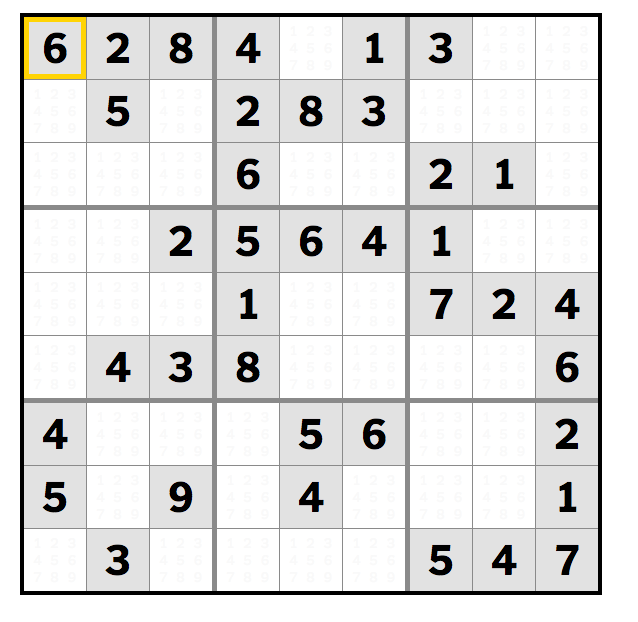
#> input picture Activity1/SampleImages/PuzzlesAndGames/puzzle3.png, 638 x 622 px, found by its file name; the run also reads 1 picture not shown here
$ python Milestone1.py
#> lines starting #> are read from the running program, lines starting #| are printed output that depends on the picture; after the words box and inside, x2 and y2 are one past the last pixel; in counts of white or black regions, pixels touching at a corner belong together
'''
Answer in comment
For an individual image like "puzzle3.png",
I think goodFeaturesToTrack is better.
I can preset a reasonable value for maxCorners.
Then the image will have all the marking points neatly lying at the corners.
For an individuak image, Harris is not as neat as goodFeaturesToTrack,
but Harris provides more details than goodFeaturesToTrack. (shows the cross section while goodFeaturesToTrack just shows a point)

For a set of images, Harris is much better than goodFeaturesToTrack.
If we do not preset a reasonable value of maxCorner for goodFeaturesToTrack,
it cannot detect all the corners in an image.
However, Harris can always detect all the corners in an image.
'''

'''Identify corners in the image'''
import cv2
import numpy as np

img = cv2.imread("SampleImages/PuzzlesAndGames/puzzle3.png")
#> img is the input picture: shape (622, 638, 3); mean B, G, R 223.9, 224.5, 224.6
img1 = img.copy()
gray = cv2.cvtColor(img, cv2.COLOR_BGR2GRAY)
gray = np.float32(gray)

dst = cv2.cornerHarris(gray, 4, 3, 0.04)
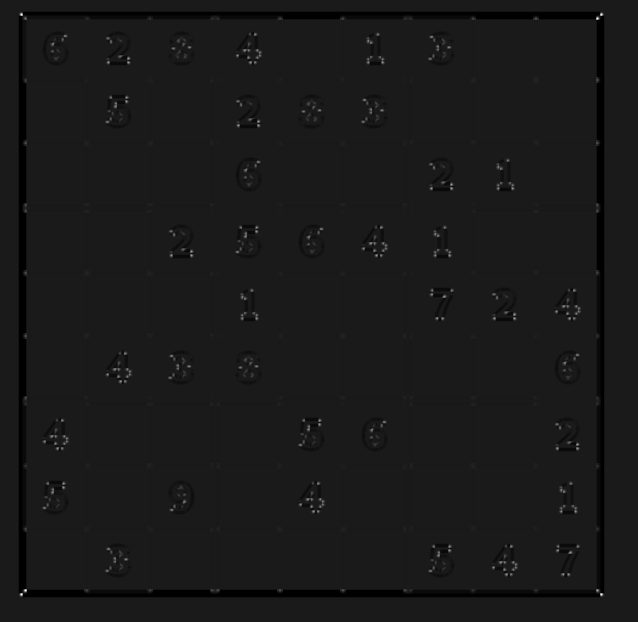
#> dst: shape (622, 638) float32; min -42282504, max 365884096, mean -1253818.1; drawn with min black and max white

dilDst = cv2.dilate(dst, None)
thresh = 0.01 * dst.max()
#> thresh = 3658841
ret, threshDst =  cv2.threshold(dilDst, thresh, 255, cv2.THRESH_BINARY)
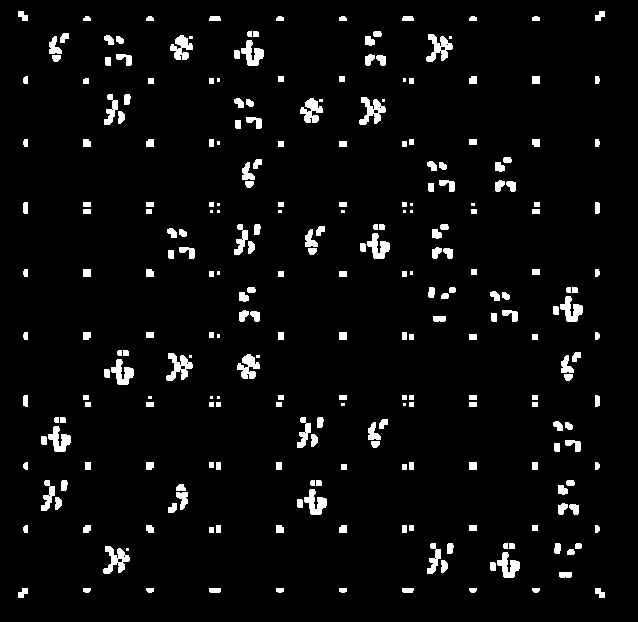
#> threshDst: shape (622, 638) float32; 4.4% white; 263 white regions (27 under 20 px), largest, box (x1, y1, x2, y2) and area: (426, 34, 453, 62) 375, (166, 353, 193, 381) 375, (103, 546, 130, 574) 375
#> ret = 3658841

disp = np.uint8(threshDst)
cv2.imshow("Harris", disp)

goodFeats = cv2.goodFeaturesToTrack(gray, 200, 0.1, 15)
#> goodFeats = 198 rows, first 8: [601, 594], [20, 594], [597, 17], [20, 13], [184, 500], [52, 491], [308, 428], [245, 235]

corners = np.float32(goodFeats)
#> corners has the same summary as goodFeats

for item in corners:
    x, y = item[0]
    cv2.circle(img1, (x,y), 5, 255, -1)
#> this loop made 198 passes
#> img1: shape (622, 638, 3); 4.04% of pixels changed, all inside (x1, y1, x2, y2) = (15, 8, 607, 600)
cv2.imshow("goodFeats", img1)
cv2.waitKey(0)
cv2.destroyAllWindows()

#----------------------------------------------------------------------------------------------------------------------------

img = cv2.imread("SampleImages/PuzzlesAndGames/puzzle4.png")
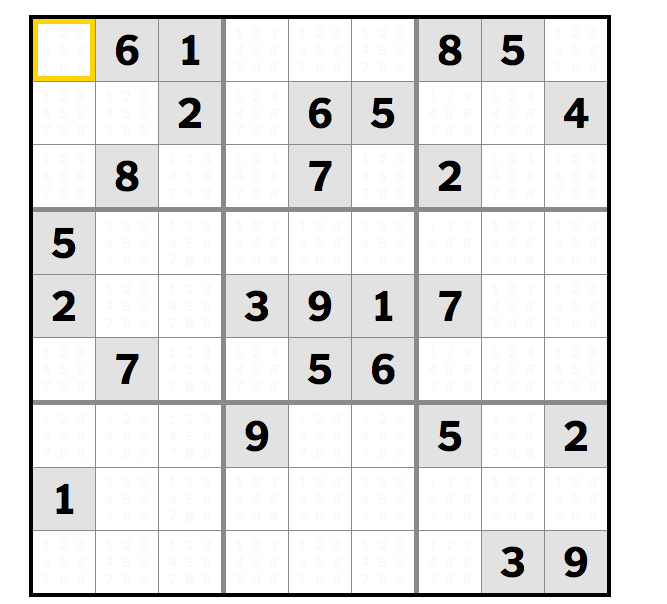
#> input picture Activity2/SampleImages/PuzzlesAndGames/puzzle4.png, 667 x 604 px, found by its file name
#> img is the input picture: shape (604, 667, 3); mean B, G, R 230.1, 230.6, 230.8
img1 = img.copy()
gray = cv2.cvtColor(img, cv2.COLOR_BGR2GRAY)
#> gray: shape (604, 667)
gray = np.float32(gray)

dst = cv2.cornerHarris(gray, 4, 3, 0.04)
#> dst: shape (604, 667) float32

dilDst = cv2.dilate(dst, None)
#> dilDst: shape (604, 667) float32
thresh = 0.01 * dst.max()
ret, threshDst =  cv2.threshold(dilDst, thresh, 255, cv2.THRESH_BINARY)
#> threshDst: shape (604, 667) float32; 3.3% white; 221 white regions (12 under 20 px), largest, box (x1, y1, x2, y2) and area: (242, 292, 269, 320) 375, (498, 548, 525, 576) 374, (439, 37, 462, 62) 329

disp = np.uint8(threshDst)
cv2.imshow("Harris", disp)

goodFeats = cv2.goodFeaturesToTrack(gray, 200, 0.1, 15)
#> goodFeats = 162 rows, first 8: [610, 596], [29, 596], [606, 19], [29, 15], [579, 565], [260, 439], [323, 309], [447, 430]

corners = np.float32(goodFeats)
#> corners has the same summary as goodFeats

for item in corners:
    x, y = item[0]
    cv2.circle(img1, (x,y), 5, 255, -1)
#> this loop made 162 passes
#> img1: shape (604, 667, 3)
cv2.imshow("goodFeats", img1)
cv2.waitKey(0)
cv2.destroyAllWindows()

#----------------------------------------------------------------------------------------------------------------------------

img = cv2.imread("SampleImages/PuzzlesAndGames/puzzle1.jpg")
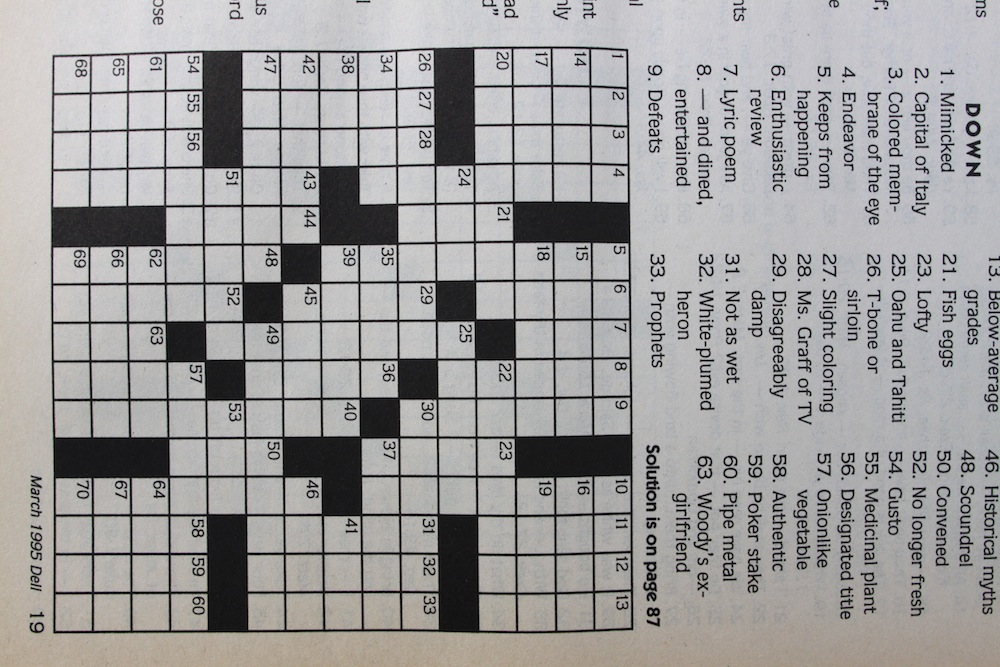
#> input picture Activity3/SampleImages/PuzzlesAndGames/puzzle1.jpg, 1000 x 667 px
#> img is the input picture: shape (667, 1000, 3); mean B, G, R 156.6, 156.8, 158.1
img1 = img.copy()
gray = cv2.cvtColor(img, cv2.COLOR_BGR2GRAY)
#> gray: shape (667, 1000)
gray = np.float32(gray)

dst = cv2.cornerHarris(gray, 4, 3, 0.04)
#> dst: shape (667, 1000) float32

dilDst = cv2.dilate(dst, None)
#> dilDst: shape (667, 1000) float32
thresh = 0.01 * dst.max()
#> thresh = 957648.4
ret, threshDst =  cv2.threshold(dilDst, thresh, 255, cv2.THRESH_BINARY)
#> threshDst: shape (667, 1000) float32; 17.7% white; 418 white regions, largest, box (x1, y1, x2, y2) and area: (670, 490, 717, 575) 2324, (693, 288, 718, 413) 1850, (767, 289, 790, 401) 1662
#> ret = 957648.4

disp = np.uint8(threshDst)
cv2.imshow("Harris", disp)

goodFeats = cv2.goodFeaturesToTrack(gray, 200, 0.1, 15)
#> goodFeats = 200 rows, first 8: [698, 78], [726, 271], [267, 56], [651, 280], [724, 79], [844, 147], [943, 279], [235, 174]

corners = np.float32(goodFeats)
#> corners has the same summary as goodFeats

for item in corners:
    x, y = item[0]
    cv2.circle(img1, (x,y), 5, 255, -1)
#> this loop made 200 passes
#> img1: shape (667, 1000, 3)
cv2.imshow("goodFeats", img1)
cv2.waitKey(0)
cv2.destroyAllWindows()

#----------------------------------------------------------------------------------------------------------------------------

img = cv2.imread("SampleImages/PuzzlesAndGames/puzzle2.jpg")
img1 = img.copy()
gray = cv2.cvtColor(img, cv2.COLOR_BGR2GRAY)
gray = np.float32(gray)

dst = cv2.cornerHarris(gray, 4, 3, 0.04)

dilDst = cv2.dilate(dst, None)
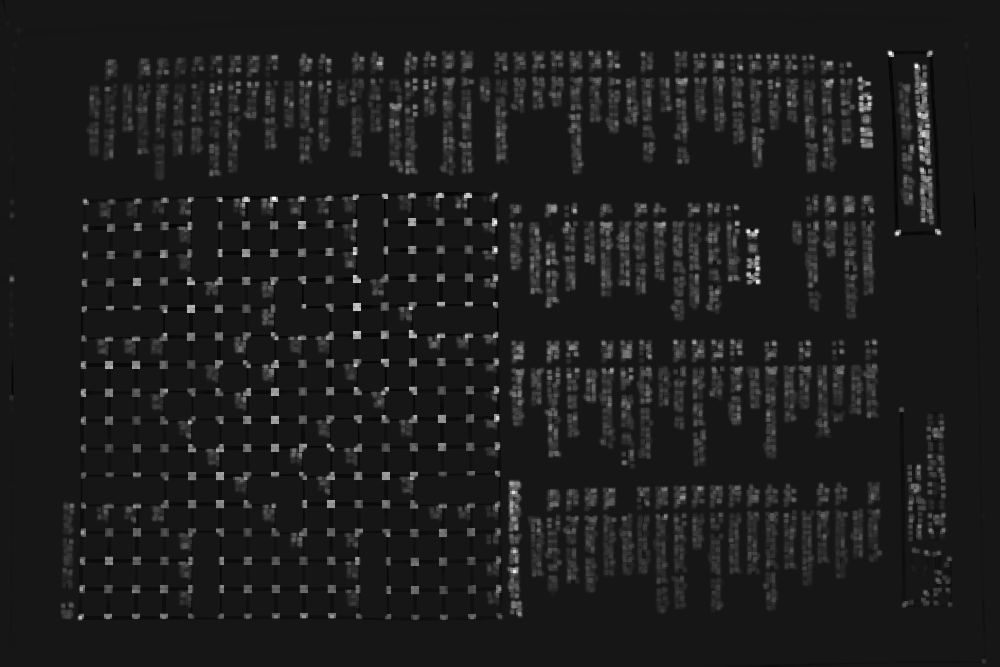
#> dilDst: shape (667, 1000) float32; min -6194915.5, max 65373112, mean 2128804.8; drawn with min black and max white
thresh = 0.01 * dst.max()
#> thresh = 653731.1
ret, threshDst =  cv2.threshold(dilDst, thresh, 255, cv2.THRESH_BINARY)
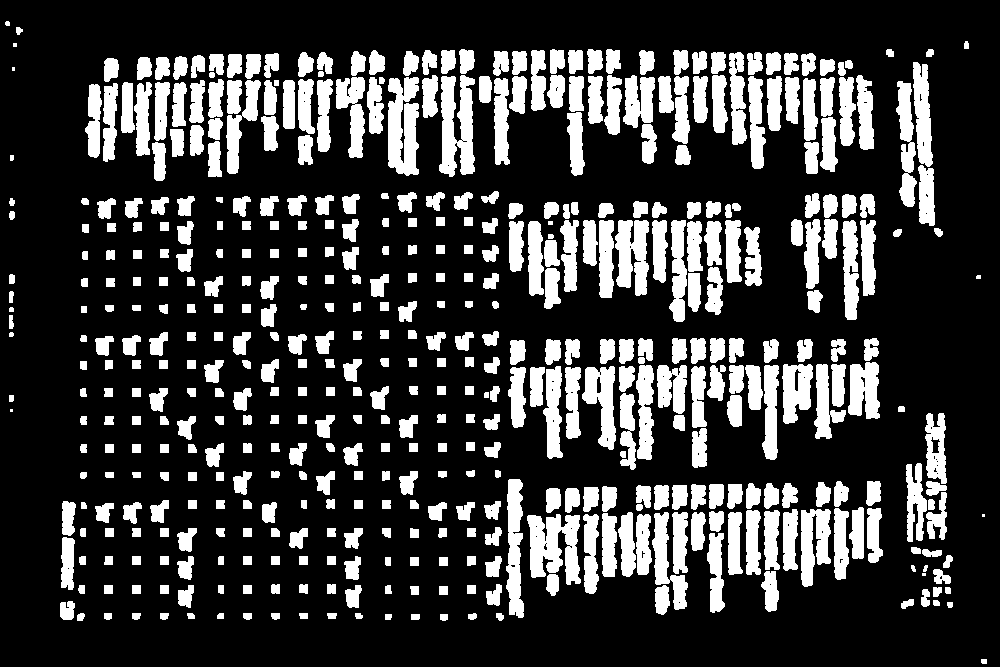
#> threshDst: shape (667, 1000) float32; 23.2% white; 509 white regions (6 under 20 px), largest, box (x1, y1, x2, y2) and area: (439, 75, 475, 177) 2555, (527, 514, 581, 585) 2542, (388, 77, 419, 176) 2433
#> ret = 653731.1

disp = np.uint8(threshDst)
cv2.imshow("Harris", disp)

goodFeats = cv2.goodFeaturesToTrack(gray, 200, 0.1, 15)
#> goodFeats = 200 rows, first 8: [757, 268], [574, 210], [927, 125], [859, 78], [354, 332], [922, 149], [354, 308], [860, 103]

corners = np.float32(goodFeats)
#> corners has the same summary as goodFeats

for item in corners:
    x, y = item[0]
    cv2.circle(img1, (x,y), 5, 255, -1)
#> this loop made 200 passes
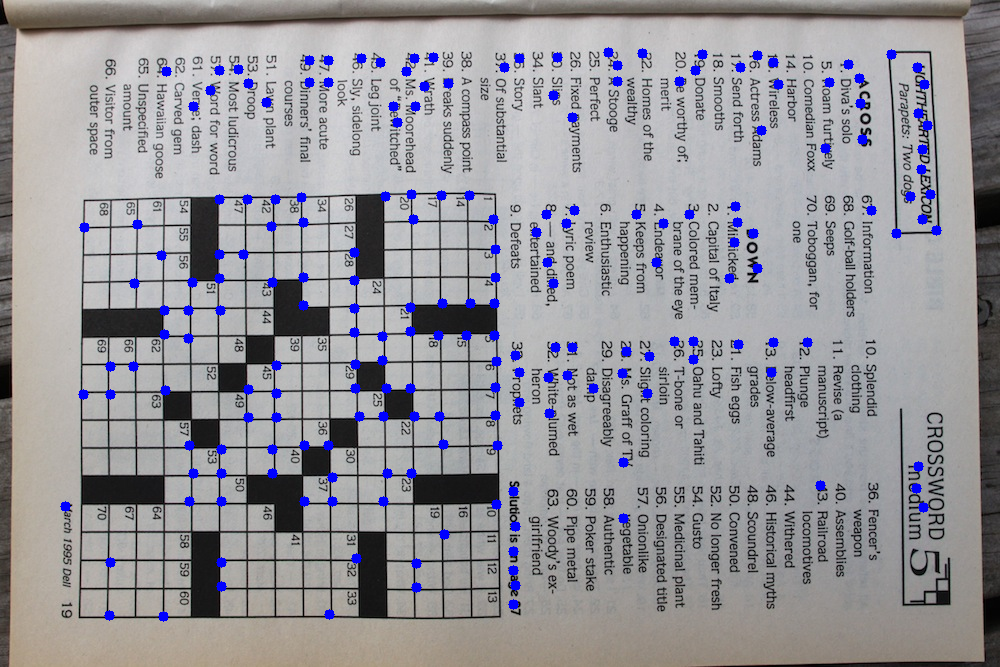
#> img1: shape (667, 1000, 3); mean B, G, R 154.5, 148.5, 149.8
cv2.imshow("goodFeats", img1)
cv2.waitKey(0)
cv2.destroyAllWindows()
